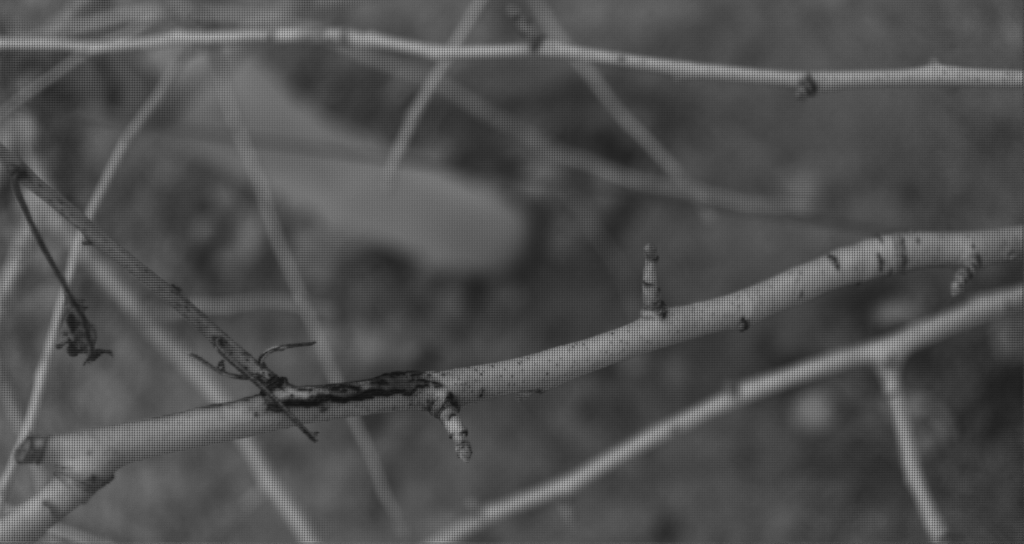
#> input picture fb_images/1739373955_338318667_ximea.tif, 2048 x 1088 px, found by its file name (shown at 1/2 size); its folder holds only this picture in this run
$ python bbox_image_analysis.py
#> lines starting #> are read from the running program, lines starting #| are printed output that depends on the picture
# Hayden Feddock
# 1/29/2025

import os
import numpy as np
import cv2
import matplotlib.pyplot as plt
from matplotlib.widgets import RectangleSelector
from scipy.interpolate import make_interp_spline

from utils import demosaic_ximea_5x5, hypercube_dict_to_array

class ImageBoxSelector:
    def __init__(self, image_path):
#> called with image_path = 'fb_images/1739373955_338318667_ximea.tif'
        self.image = cv2.imread(image_path)
#> self.image is the input picture: shape (1088, 2048, 3); min 13, max 182, mean 79.1
        self.image = cv2.cvtColor(self.image, cv2.COLOR_BGR2RGB)
        self.fig, self.ax = plt.subplots()
        self.rect_selector = None
        self.box_coords = None

    def on_select(self, eclick, erelease):
        """
        Event handler for rectangle selection.
        eclick: Mouse click event (start point)
        erelease: Mouse release event (end point)
        """
        x1, y1 = int(eclick.xdata), int(eclick.ydata)
        x2, y2 = int(erelease.xdata), int(erelease.ydata)
        self.box_coords = (x1, y1, x2, y2)
        print(f"Box selected: {self.box_coords}")

    def display_image(self):
        """
        Display the image and allow the user to select a bounding box.
        """
        self.ax.imshow(self.image)
        self.ax.set_title("Draw a box and close the window when done")

        # Create RectangleSelector widget
        self.rect_selector = RectangleSelector(
            self.ax,
            onselect=self.on_select,
            useblit=True,
            props=dict(facecolor='red', edgecolor='black', alpha=0.3, fill=True),
            interactive=True
        )

        plt.show()
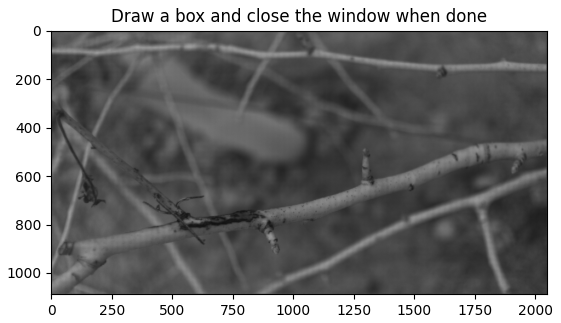
#> figure drawn by matplotlib, 1 panel

    def get_box(self):
        """
        Return the selected box coordinates (x1, y1, x2, y2) after the image window is closed.
        """
        return self.box_coords

def plot_spectral_intensities(band_intensities, spectral_range, image_name=""):
    """
    Plots the spectral bands of a multispectral image.

    Parameters:
    - band_intensities: numpy.ndarray of shape (height, width, num_bands),
    - spectral_range: numpy.ndarray of shape (num_bands,),
      where each value corresponds to the wavelength of a spectral band.
    - image_name: str, name of the image (default: ""). Used for the plot title.
    """
#> called with band_intensities = array of shape (25,), spectral_range = array of shape (25,), image_name = 'Average Spectral Intensities'

    # Plot the spectral bands with curving lines
    x = np.arange(len(band_intensities))
    x_smooth = np.linspace(x.min(), x.max(), 300)
    band_intensities_smooth = make_interp_spline(x, band_intensities)(x_smooth)

    if not image_name:
        image_name = "Spectral Bands"
    else:
        image_name = f"Spectral Bands ({image_name})"

    # Create a high quality figure
    plt.figure(figsize=(10, 5), dpi=300)
    plt.plot(x_smooth, band_intensities_smooth, linewidth=2)
    plt.plot(x, band_intensities, 'o', color='red')
    plt.xticks(x, [f"{int(wavelength)} nm" for wavelength in spectral_range], rotation=45)
    plt.xlabel("Band Index")
    plt.ylabel("Average Intensity")
    plt.title("Spectral Bands")
    plt.grid()

    # Set y-axis limits from 0 to 255 intensity values
    plt.ylim(0, 255)

    plt.show()
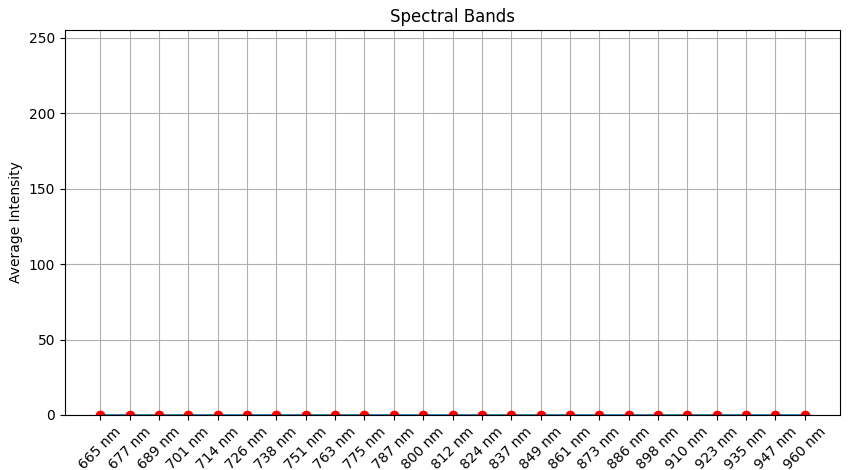
#> figure drawn by matplotlib, 1 panel

if __name__ == "__main__":

    # Bands and pattern size
    pattern_size = 5
    spectral_bands = 25
    spectral_range = np.linspace(665, 960, spectral_bands)

    # Initialize the band intensities
    folder = "fb_images"
    image_names = os.listdir("fb_images")
    # image_names = ["ros image.jpg"]
    band_intensities = np.zeros((len(image_names), spectral_bands))

    # Load the image paths
    for i, image_name in enumerate(image_names):
        image_path = os.path.join(folder, image_name)

        selector = ImageBoxSelector(image_path)
        selector.display_image()
        box = selector.get_box()

        if not box or box[0] == box[2] or box[1] == box[3]:
            print("No box selected.")
            continue
        print(f"Final selected box: {box}")

        # Convert the image to a hypercube
        hypercube_dict = demosaic_ximea_5x5(image_path) # TODO: Fix this function
        hypercube = hypercube_dict_to_array(hypercube_dict)

        # Extract the selected box from the hypercube
        x1, y1, x2, y2 = box
        x1, y1, x2, y2 = x1 // pattern_size, y1 // pattern_size, x2 // pattern_size, y2 // pattern_size
        selected_box = hypercube[:, y1:y2, x1:x2]
        print(f"Selected box shape: {selected_box.shape}")

        # Compute the average intensity of each spectral band
        band_intensities[i] = np.mean(selected_box, axis=(1, 2))

    # Compute the average intensity across all images
    avg_band_intensities = np.mean(band_intensities, axis=0)

    # Plot the spectral intensities
    plot_spectral_intensities(avg_band_intensities, spectral_range, image_name="Average Spectral Intensities")

$ run again, on fb_images/1739374130_336245199_ximea.tif
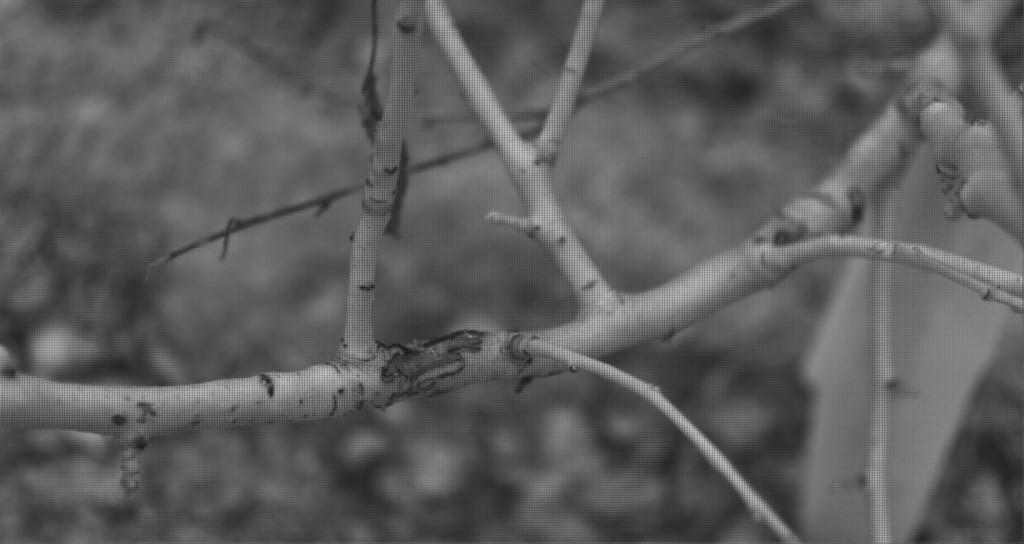
#> input picture fb_images/1739374130_336245199_ximea.tif, 2048 x 1088 px, found by its file name (shown at 1/2 size)
#> in __init__, self.image is the input picture: shape (1088, 2048, 3); min 23, max 207, mean 92.4
#> in display_image, `plt.show()`:
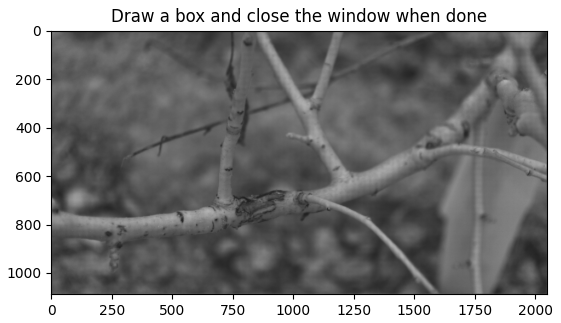
#> figure drawn by matplotlib, 1 panel

$ run again, on fb_images/1739374154_836378971_ximea.tif
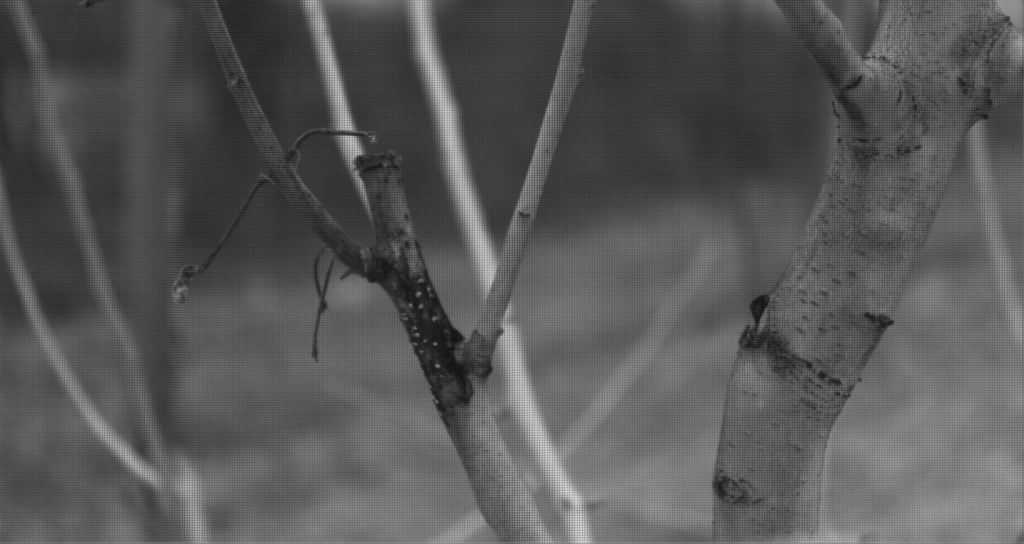
#> input picture fb_images/1739374154_836378971_ximea.tif, 2048 x 1088 px, found by its file name (shown at 1/2 size)
#> in __init__, self.image is the input picture: shape (1088, 2048, 3); min 18, max 226, mean 87.4
#> in display_image, `plt.show()`:
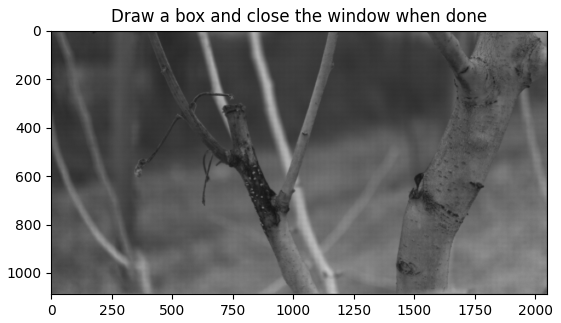
#> figure drawn by matplotlib, 1 panel

$ run again, on fb_images/1739374171_836165041_ximea.tif
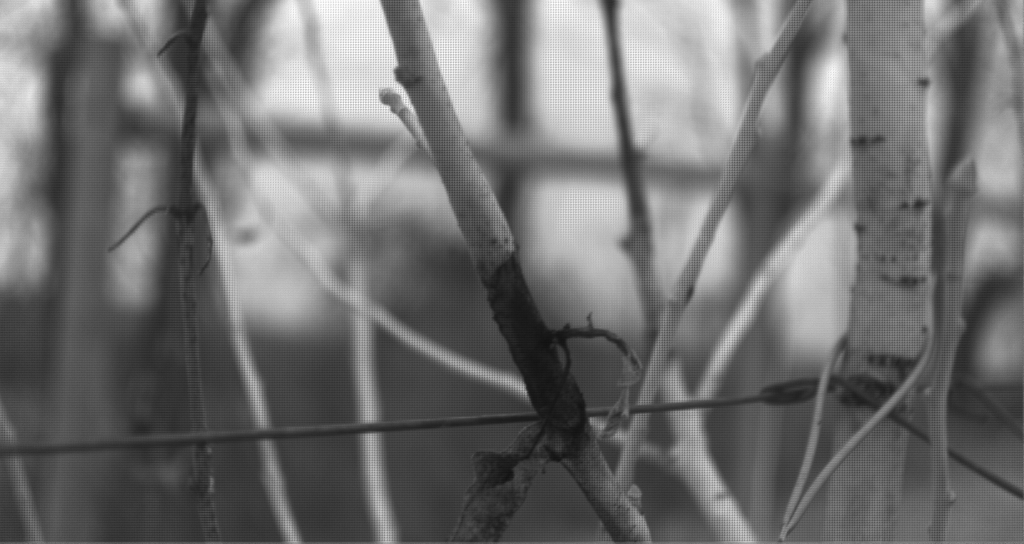
#> input picture fb_images/1739374171_836165041_ximea.tif, 2048 x 1088 px, found by its file name (shown at 1/2 size)
#> in __init__, self.image is the input picture: shape (1088, 2048, 3); min 15, max 255, mean 110.8
#> in display_image, `plt.show()`:
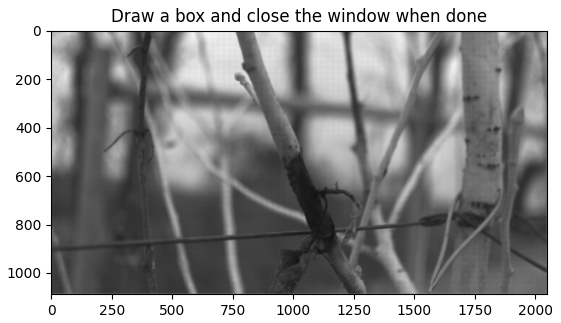
#> figure drawn by matplotlib, 1 panel

$ run again, on fb_images/1739373970_338126991_ximea.tif
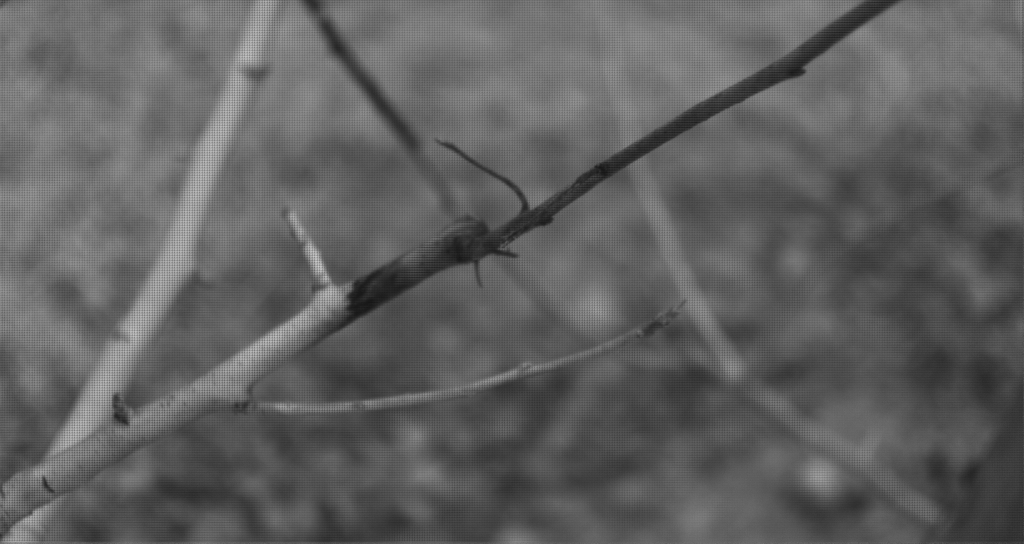
#> input picture fb_images/1739373970_338126991_ximea.tif, 2048 x 1088 px, found by its file name (shown at 1/2 size)
#> in __init__, self.image is the input picture: shape (1088, 2048, 3); min 19, max 209, mean 96.3
#> in display_image, `plt.show()`:
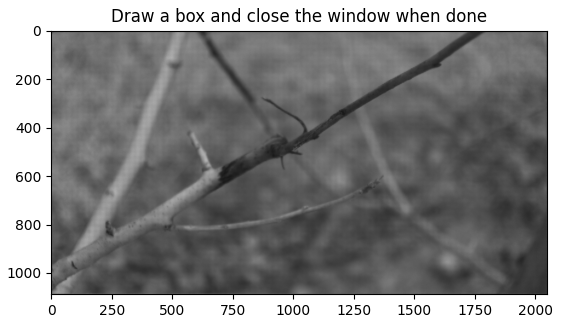
#> figure drawn by matplotlib, 1 panel
